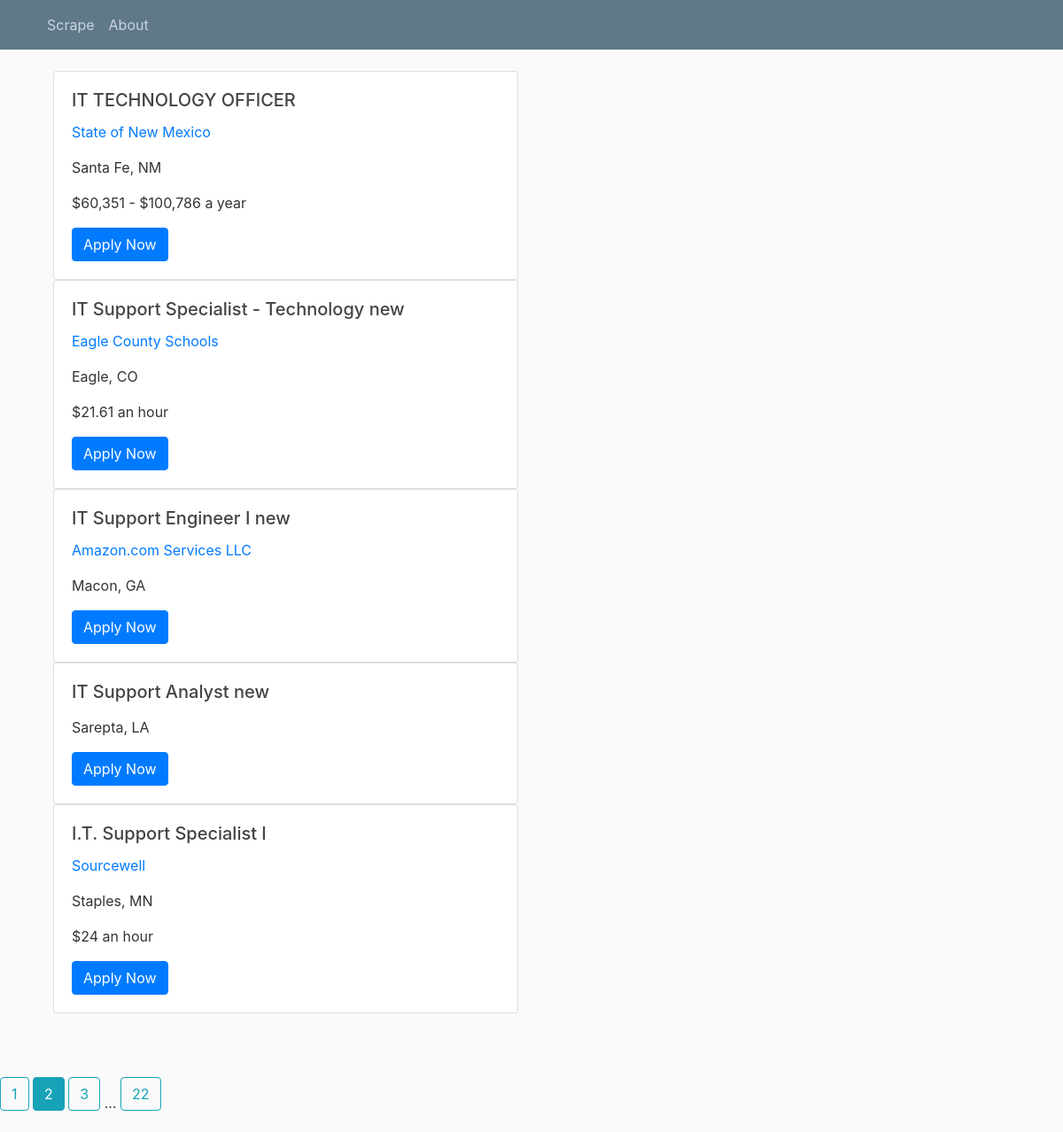
The page /home?page=2 on the database its author committed.
### scrape/models.py (models this page shows, shortened)
class data(db.Model):
    id = db.Column(db.Integer, primary_key=True)
    post_name = db.Column(db.String(120))
    href_post = db.Column(db.String(120))
    name_company = db.Column(db.String(120))
    href_company = db.Column(db.String(120))
    location=db.Column(db.String(120))
    salary=db.Column(db.String(120))
    verif=db.Column(db.String(120),unique=True)

### scrape/routes.py (the view)
@app.route("/home")
def home():
    page = request.args.get('page', 1, type=int)
    posts = data.query.order_by(data.id.desc()).paginate(page=page, per_page=5)
    return render_template('home.html', posts=posts)

### scrape/templates/home.html (shortened to what this page needs)
<!DOCTYPE html>
<html>
<head>
    <link rel="stylesheet" href="https://maxcdn.bootstrapcdn.com/bootstrap/4.0.0/css/bootstrap.min.css">
    <link rel="stylesheet" type="text/css" href="{{ url_for('static', filename='main.css') }}">
</head>
<body>
    <header class="site-header">
      <nav class="navbar navbar-expand-md navbar-dark bg-steel fixed-top">
        <div class="container">
          <div class="collapse navbar-collapse" id="navbarToggle">
            <div class="navbar-nav mr-auto">
              <a class="nav-item nav-link" href="{{ url_for('save') }}">Scrape</a>
              <a class="nav-item nav-link" href="">About</a>
            </div>
          </div>
        </div>
      </nav>
    </header>
    <div class="container">
    {% for post in posts.items %}
      <div class="col-sm-6">
        <div class="card">
          <div class="card-body">
            <h5 class="card-title">{{ post.post_name }}</h5>
            <p class="card-text"><a href="{{ post.href_company }}">{{ post.name_company }}</a></p>
            <p class="card-text">{{ post.location }}</p>
            <p class="card-text">{{ post.salary }}</p>
            <a href="{{ post.href_post }}" class="btn btn-primary">Apply Now</a>
          </div>
        </div>
      </div>
    {% endfor %}
  </div>
  <br>
  <br>
  <br>
    {% for page_num in posts.iter_pages(left_edge=1,right_edge=1,left_current=1,right_current=2) %}
         {% if page_num %}
             {% if posts.page==page_num %}
              <a class="btn btn-info mb-4" href="{{ url_for('home',page=page_num) }}">{{ page_num }}</a>
              {% else %}
              <a class="btn btn-outline-info mb-4" href="{{ url_for('home',page=page_num) }}">{{ page_num }}</a>
              {% endif %}
          {% else %}
             ...
         {% endif %}
    {% endfor %}
</body>
</html>

### scrape/static/main.css (style rules this page uses)
body { background: #fafafa; color: #333333; margin-top: 5rem; }
h1, h2, h3, h4, h5, h6 { color: #444444; }
.bg-steel { background-color: #5f788a; }
.site-header .navbar-nav .nav-link { color: #cbd5db; }

### rows shown on the page
data: post_name "IT TECHNOLOGY OFFICER", name_company "State of New Mexico", location "Santa Fe, NM", salary "$60,351 - $100,786 a year"
data: post_name "IT Support Specialist - Technology new", name_company "Eagle County Schools", location "Eagle, CO", salary "$21.61 an hour"
data: post_name "IT Support Engineer I new", name_company "Amazon.com Services LLC", location "Macon, GA"
data: post_name "IT Support Analyst new", location "Sarepta, LA"
data: post_name "I.T. Support Specialist I", name_company "Sourcewell", location "Staples, MN", salary "$24 an hour"

### other values the page prints
{{ page_num }} "1" "3" "22"
{{ page_num }} "2"
